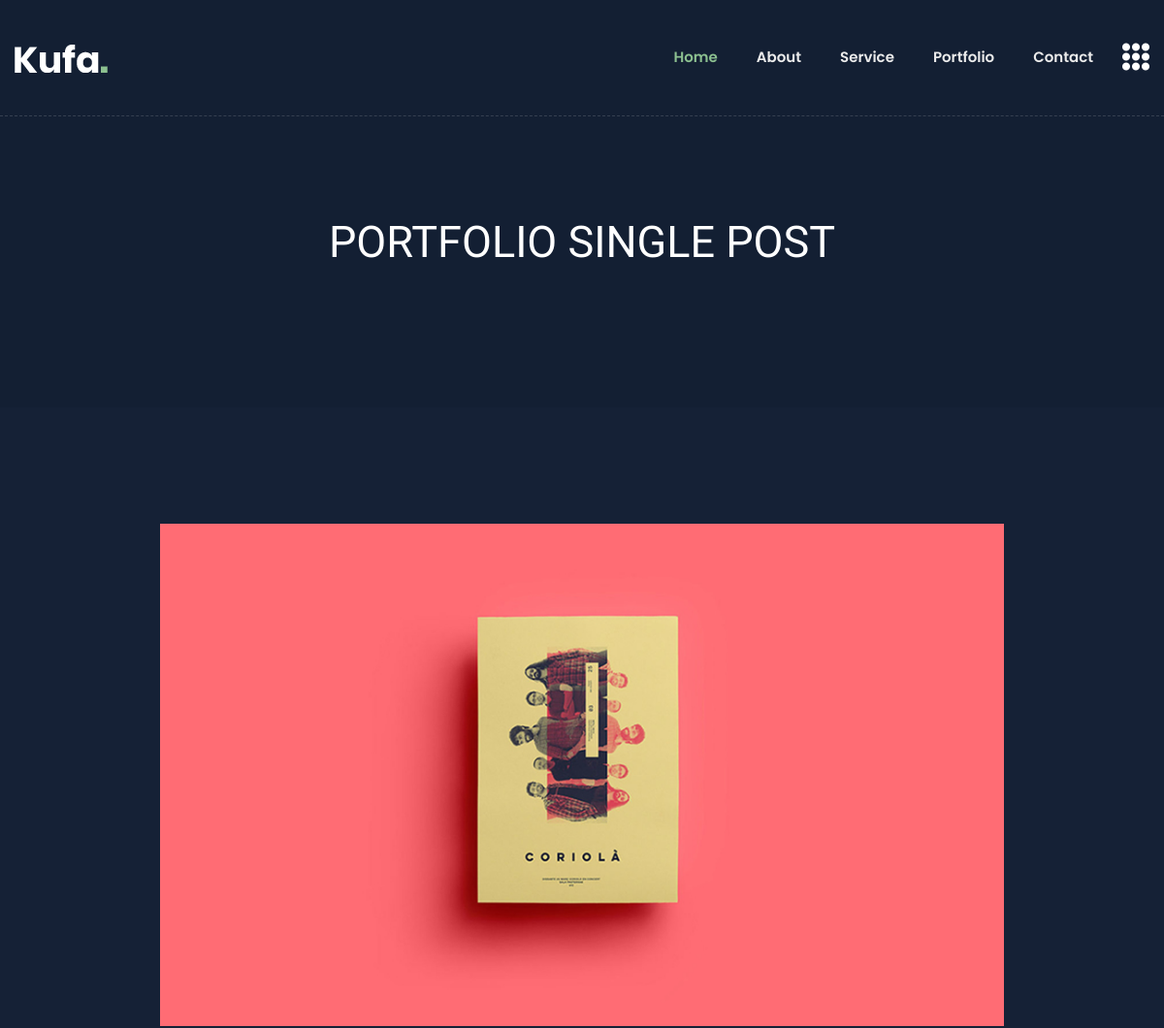
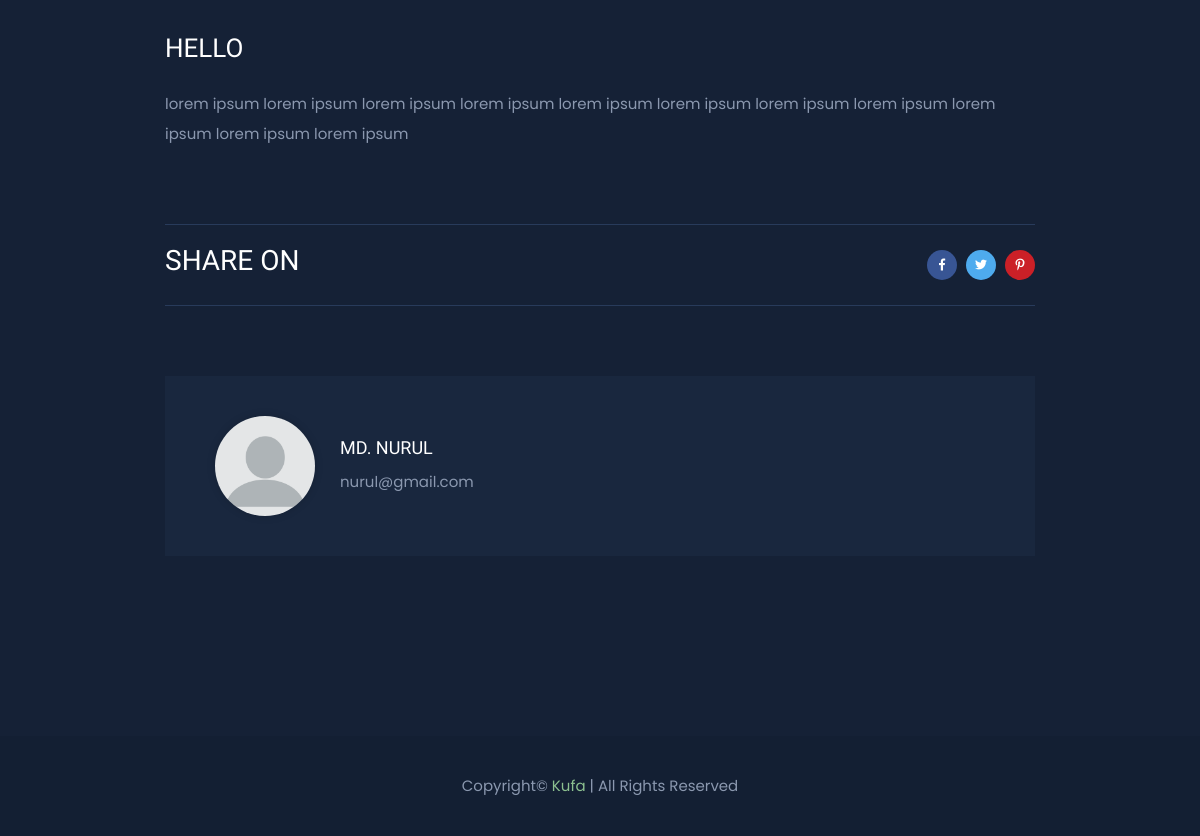
Screenshot of /portfolio-single.php?id=3 with the database file from the repository (2 pictures, top to bottom).
### tables this page shows
CREATE TABLE `work` (
  `id` int(10) NOT NULL,
  `post_by` varchar(100) NOT NULL,
  `work_title` varchar(100) NOT NULL,
  `work_category` varchar(50) NOT NULL,
  `work_details` text NOT NULL,
  `work_thumbnail_photo` varchar(100) NOT NULL,
  `work_feature_photo` varchar(100) NOT NULL
);

CREATE TABLE `users` (
  `id` int(10) NOT NULL,
  `full_name` varchar(100) NOT NULL,
  `emai_address` varchar(100) NOT NULL,
  `password` varchar(100) NOT NULL,
  `gender` varchar(10) NOT NULL,
  `profile_image` varchar(150) NOT NULL DEFAULT 'default.png'
);

### portfolio-single.php (the view, shortened to what this page needs)
<?php
    require_once 'includes/db.php';
    $id = $_GET['id'];
    $email_address =
    $work_query = "SELECT * FROM work WHERE id = $id";
    $work_db = mysqli_query($db_connect, $work_query);
    $after_assoc = mysqli_fetch_assoc($work_db);
?>
<!doctype html>
<html class="no-js" lang="en">
<head>
        <link rel="stylesheet" href="css/bootstrap.min.css">
        <link rel="stylesheet" href="css/animate.min.css">
        <link rel="stylesheet" href="css/magnific-popup.css">
        <link rel="stylesheet" href="css/fontawesome-all.min.css">
        <link rel="stylesheet" href="css/flaticon.css">
        <link rel="stylesheet" href="css/slick.css">
        <link rel="stylesheet" href="css/aos.css">
        <link rel="stylesheet" href="css/default.css">
        <link rel="stylesheet" href="css/style.css">
        <link rel="stylesheet" href="css/responsive.css">
    </head>
    <body class="theme-bg">
        <header>
            <div id="header-sticky" class="transparent-header">
                <div class="container">
                    <div class="row">
                        <div class="col-xl-12">
                            <div class="main-menu">
                                <nav class="navbar navbar-expand-lg">
                                    <a href="index.php" class="navbar-brand logo-sticky-none"><img src="img/logo/logo.png" alt="Logo"></a>
                                    <div class="collapse navbar-collapse" id="navbarNav">
                                        <ul class="navbar-nav ml-auto">
                                            <li class="nav-item active"><a class="nav-link" href="#home">Home</a></li>
                                            <li class="nav-item"><a class="nav-link" href="#about">about</a></li>
                                            <li class="nav-item"><a class="nav-link" href="#service">service</a></li>
                                            <li class="nav-item"><a class="nav-link" href="#portfolio">portfolio</a></li>
                                            <li class="nav-item"><a class="nav-link" href="#contact">Contact</a></li>
                                        </ul>
                                    </div>
                                    <div class="header-btn">
                                        <a href="#" class="off-canvas-menu menu-tigger"><i class="flaticon-menu"></i></a>
                                    </div>
                                </nav>
                            </div>
                        </div>
                    </div>
                </div>
            </div>
        </header>
        <main>
            <section class="breadcrumb-area breadcrumb-bg d-flex align-items-center">
                <div class="container">
                    <div class="row justify-content-center">
                        <div class="col-md-10">
                            <div class="breadcrumb-content text-center">
                                <h2>Portfolio Single POST</h2>
                            </div>
                        </div>
                    </div>
                </div>
            </section>
            <section class="portfolio-details-area pt-120 pb-120">
                <div class="container">
                    <div class="row justify-content-center">
                        <div class="col-xl-9 col-lg-10">
                            <div class="single-blog-list">
                                <div class="blog-list-thumb mb-35">
                                    <img src="image/work_image/feature/<?=$after_assoc['work_feature_photo']?>" alt="img">
                                </div>
                                <div class="blog-list-content blog-details-content portfolio-details-content">
                                    <h2><?=$after_assoc['work_title']?></h2>
                                    <p><?=$after_assoc['work_details']?></p>
                                    <div class="blog-list-meta">
                                        <ul>
                                            <li class="blog-post-date">
                                                <h3>Share On</h3>
                                            </li>
                                            <li class="blog-post-share">
                                                <a href="#"><i class="fab fa-facebook-f"></i></a>
                                                <a href="#"><i class="fab fa-twitter"></i></a>
                                                <a href="#"><i class="fab fa-pinterest-p"></i></a>
                                            </li>
                                        </ul>
                                    </div>
                                </div>
                                <div class="avatar-post mt-70 mb-60">
                                    <ul>
                                        <li>
                                            <?php
                                            $post_by_email_address = $after_assoc['post_by'];
                                            $user_select_query = "SELECT full_name, profile_image FROM users WHERE emai_address= '$post_by_email_address'";
                                            $user_db = mysqli_query($db_connect, $user_select_query);
                                            $after_accos_data =mysqli_fetch_assoc($user_db);
                                            ?>
                                            <div class="post-avatar-img">
                                                <img src="image/profile image/<?=$after_accos_data['profile_image']?>" alt="img" class="img-fluid" width="100px">
                                            </div>
                                            <div class="post-avatar-content">
                                                <h5><?=$after_accos_data['full_name']?></h5>
                                                <p><?=$post_by_email_address?></p>
                                            </div>
                                        </li>
                                    </ul>
                                </div>
                            </div>
                        </div>
                    </div>
                </div>
            </section>
        </main>
        <footer>
            <div class="copyright-wrap primary-bg">
                <div class="container">
                    <div class="row align-items-center">
                        <div class="col-12">
                            <div class="copyright-text text-center">
                                <p>Copyright© <span>Kufa</span> | All Rights Reserved</p>
                            </div>
                        </div>
                    </div>
                </div>
            </div>
        </footer>
    </body>
</html>

### css/default.css (style rules this page uses)
.mt-70 { margin-top: 70px; }
.mb-35 { margin-bottom: 35px; }
.mb-60 { margin-bottom: 60px; }
.pt-120 { padding-top: 120px; }
.pb-120 { padding-bottom: 120px; }
.theme-bg { background: #152136; }
.primary-bg { background: #131f33; }

### css/style.css (style rules this page uses)
body { font-family: 'Poppins', sans-serif; font-weight: normal; font-style: normal; font-size: 15px; color: #8b98af; }
a, .button { -webkit-transition: all 0.3s ease-out 0s; -moz-transition: all 0.3s ease-out 0s; -ms-transition: all 0.3s ease-out 0s; -o-transition: all 0.3s ease-out 0s; transition: all 0.3s ease-out 0s; }
a, button { color: #1696e7; outline: medium none; }
h1, h2, h3, h4, h5, h6 { font-family: 'Baloo Bhaijaan', cursive; color: #ffffff; margin-top: 0px; font-style: normal; font-weight: 400; text-transform: normal; }
h2 { font-size: 35px; }
h3 { font-size: 28px; }
h5 { font-size: 18px; }
ul { margin: 0px; padding: 0px; }
li { list-style: none }
p { font-size: 15px; font-weight: normal; line-height: 2; color: #8b98af; margin-bottom: 15px; }
*::placeholder { color: #555555; font-size: 14px; opacity: 1; }
.transparent-header { position: absolute; left: 0; top: 0; width: 100%; height: auto; z-index: 9; padding: 18px 0; border-bottom: 1px dashed rgba(255,255,255,.15); }
.main-menu .navbar { padding: 0; }
.main-menu .nav-item { display: inline-block; margin-left: 40px; }
.main-menu .nav-item:first-child { margin-left: 0px; }
.main-menu .navbar-expand-lg .navbar-nav .nav-link { padding: 30px 0; font-size: 15px; font-weight: 600; text-transform: capitalize; }
.main-menu .navbar-expand-lg .navbar-nav .nav-link, .header-search a { color: #ebebeb; }
.header-btn { margin-left: 30px; display: flex; align-items: center; }
.header-btn a.off-canvas-menu { font-size: 28px; color: #fff; line-height: 1; margin-left: 30px; display: inline-block; }
.main-menu .navbar-expand-lg .navbar-nav .nav-link:hover, .main-menu .navbar-expand-lg .navbar-nav .nav-item.active .nav-link, .header-search a:hover, .social-icon-right > a:hover, .header-btn a.off-canvas-menu:hover { color: #8cc090; }
.breadcrumb-bg { min-height: 450px; position: relative; z-index: 1; background: #131f33; }
.breadcrumb-bg::before { content: ""; position: absolute; left: 0; top: 0; width: 100%; height: 100%; opacity: .9; }
.breadcrumb-content { margin-top: 75px; }
.breadcrumb-content h2 { font-size: 45px; color: #fff; text-transform: uppercase; margin-bottom: 10px; }
.blog-list-thumb img { width: 100%; }
.blog-list-content h2 { color: #ffffff; font-size: 30px; margin-bottom: 25px; text-transform: uppercase; }
.blog-list-content p { font-size: 15px; line-height: 2; font-weight: 400; margin-bottom: 45px; }
.blog-list-meta > ul { display: flex; justify-content: space-between; align-items: center; border-top: 1px solid #283b5b; border-bottom: 1px solid #283b5b; padding: 19px 0; }
.blog-list-meta ul li.blog-post-date { font-size: 14px; font-weight: 400; text-transform: uppercase; }
.blog-list-meta ul li.blog-post-share a, .post-avatar-social a { display: inline-block; height: 30px; width: 30px; line-height: 30px; background: #385594; text-align: center; font-size: 12px; border-radius: 50%; color: #fff; margin-left: 5px; }
.blog-list-meta ul li.blog-post-share a:nth-child(2), .post-avatar-social a:nth-child(2) { background: #4eabee; }
.blog-list-meta ul li.blog-post-share a:last-child, .post-avatar-social a:last-child { background: #cb2027; }
.blog-details-content p { margin-bottom: 10px; }
.blog-details-content .blog-list-meta { margin-top: 75px; }
.avatar-post { background: #19273e; padding: 40px 50px; }
.avatar-post ul li { display: flex; align-items: center; }
.post-avatar-img { margin-right: 25px; }
.post-avatar-img img { border-radius: 50%; box-shadow: 0px 0px 9px 0px rgba(0, 0, 0, 0.16); }
.post-avatar-content h5 { font-size: 18px; margin-bottom: 10px; text-transform: uppercase; }
.post-avatar-content p { font-size: 15px; line-height: 26px; margin-bottom: 0; font-weight: 400; }
.copyright-wrap { padding: 35px 0; }
.copyright-text p { margin-bottom: 0; }
.copyright-text p span { color: #8cc090; }

### css/responsive.css (style rules this page uses)
@media (min-width: 992px) and (max-width: 1200px) { .header-btn a.off-canvas-menu { margin-left: 0; display: inline-block; } }
@media (min-width: 992px) and (max-width: 1200px) { .blog-list-content h2 { font-size: 26px; } }
@media (min-width: 992px) and (max-width: 1200px) { .breadcrumb-bg { min-height: 420px; } }
@media (min-width: 992px) and (max-width: 1200px) { .breadcrumb-content { margin-top: 90px; } }

### rows the page displays
work: work_feature_photo (picture), work_title "HELLO", work_details "lorem ipsum lorem ipsum lorem ipsum lorem ipsum lorem ipsum lorem ipsum lorem ipsum lorem ipsum lorem ipsum lorem ipsum lorem ipsum", post_by "nurul@gmail.com"
users: profile_image (placeholder picture), full_name "MD. NURUL"
